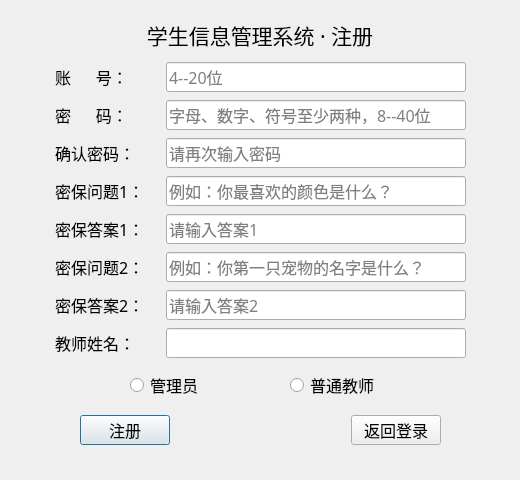
<?xml version="1.0" encoding="UTF-8"?>
<ui version="4.0">
 <class>RegisterDialog</class>
 <widget class="QDialog" name="RegisterDialog">
  <property name="geometry">
   <rect>
    <x>0</x>
    <y>0</y>
    <width>520</width>
    <height>480</height>
   </rect>
  </property>
  <property name="minimumSize">
   <size>
    <width>520</width>
    <height>480</height>
   </size>
  </property>
  <property name="maximumSize">
   <size>
    <width>520</width>
    <height>480</height>
   </size>
  </property>
  <property name="windowTitle">
   <string>Dialog</string>
  </property>
  <widget class="QLabel" name="label_1">
   <property name="geometry">
    <rect>
     <x>110</x>
     <y>20</y>
     <width>300</width>
     <height>30</height>
    </rect>
   </property>
   <property name="minimumSize">
    <size>
     <width>300</width>
     <height>30</height>
    </size>
   </property>
   <property name="maximumSize">
    <size>
     <width>300</width>
     <height>30</height>
    </size>
   </property>
   <property name="font">
    <font>
     <family>宋体</family>
     <pointsize>16</pointsize>
    </font>
   </property>
   <property name="text">
    <string>学生信息管理系统 · 注册</string>
   </property>
   <property name="alignment">
    <set>Qt::AlignmentFlag::AlignCenter</set>
   </property>
  </widget>
  <widget class="QRadioButton" name="radioButton_admin">
   <property name="geometry">
    <rect>
     <x>130</x>
     <y>370</y>
     <width>100</width>
     <height>30</height>
    </rect>
   </property>
   <property name="minimumSize">
    <size>
     <width>100</width>
     <height>30</height>
    </size>
   </property>
   <property name="maximumSize">
    <size>
     <width>100</width>
     <height>30</height>
    </size>
   </property>
   <property name="font">
    <font>
     <family>宋体</family>
     <pointsize>12</pointsize>
    </font>
   </property>
   <property name="text">
    <string>管理员</string>
   </property>
  </widget>
  <widget class="QRadioButton" name="radioButton_teacher">
   <property name="geometry">
    <rect>
     <x>290</x>
     <y>370</y>
     <width>100</width>
     <height>30</height>
    </rect>
   </property>
   <property name="minimumSize">
    <size>
     <width>100</width>
     <height>30</height>
    </size>
   </property>
   <property name="maximumSize">
    <size>
     <width>100</width>
     <height>30</height>
    </size>
   </property>
   <property name="font">
    <font>
     <family>宋体</family>
     <pointsize>12</pointsize>
    </font>
   </property>
   <property name="text">
    <string>普通教师</string>
   </property>
  </widget>
  <widget class="QWidget" name="layoutWidget">
   <property name="geometry">
    <rect>
     <x>80</x>
     <y>410</y>
     <width>361</width>
     <height>41</height>
    </rect>
   </property>
   <property name="font">
    <font>
     <family>宋体</family>
     <pointsize>12</pointsize>
    </font>
   </property>
   <layout class="QHBoxLayout" name="horizontalLayout">
    <item>
     <widget class="QPushButton" name="pushButton_register">
      <property name="minimumSize">
       <size>
        <width>90</width>
        <height>30</height>
       </size>
      </property>
      <property name="maximumSize">
       <size>
        <width>90</width>
        <height>30</height>
       </size>
      </property>
      <property name="font">
       <font>
        <family>宋体</family>
        <pointsize>12</pointsize>
       </font>
      </property>
      <property name="text">
       <string>注册</string>
      </property>
     </widget>
    </item>
    <item>
     <spacer name="horizontalSpacer_2">
      <property name="font">
       <font>
        <family>宋体</family>
        <pointsize>12</pointsize>
       </font>
      </property>
      <property name="orientation">
       <enum>Qt::Orientation::Horizontal</enum>
      </property>
      <property name="sizeHint" stdset="0">
       <size>
        <width>40</width>
        <height>20</height>
       </size>
      </property>
     </spacer>
    </item>
    <item>
     <widget class="QPushButton" name="pushButton_back">
      <property name="minimumSize">
       <size>
        <width>90</width>
        <height>30</height>
       </size>
      </property>
      <property name="maximumSize">
       <size>
        <width>90</width>
        <height>30</height>
       </size>
      </property>
      <property name="font">
       <font>
        <family>宋体</family>
        <pointsize>12</pointsize>
       </font>
      </property>
      <property name="text">
       <string>返回登录</string>
      </property>
     </widget>
    </item>
   </layout>
  </widget>
  <widget class="QWidget" name="layoutWidget">
   <property name="geometry">
    <rect>
     <x>40</x>
     <y>60</y>
     <width>441</width>
     <height>301</height>
    </rect>
   </property>
   <property name="font">
    <font>
     <family>宋体</family>
     <pointsize>12</pointsize>
    </font>
   </property>
   <layout class="QGridLayout" name="gridLayout">
    <item row="0" column="0">
     <widget class="QLabel" name="label_2">
      <property name="minimumSize">
       <size>
        <width>90</width>
        <height>30</height>
       </size>
      </property>
      <property name="maximumSize">
       <size>
        <width>90</width>
        <height>30</height>
       </size>
      </property>
      <property name="font">
       <font>
        <family>宋体</family>
        <pointsize>12</pointsize>
       </font>
      </property>
      <property name="text">
       <string>账      号：</string>
      </property>
     </widget>
    </item>
    <item row="0" column="1">
     <widget class="QLineEdit" name="lineEdit_username">
      <property name="minimumSize">
       <size>
        <width>300</width>
        <height>30</height>
       </size>
      </property>
      <property name="maximumSize">
       <size>
        <width>300</width>
        <height>30</height>
       </size>
      </property>
      <property name="font">
       <font>
        <family>宋体</family>
        <pointsize>12</pointsize>
       </font>
      </property>
      <property name="placeholderText">
       <string>4--20位</string>
      </property>
     </widget>
    </item>
    <item row="1" column="0">
     <widget class="QLabel" name="label_3">
      <property name="minimumSize">
       <size>
        <width>90</width>
        <height>30</height>
       </size>
      </property>
      <property name="maximumSize">
       <size>
        <width>90</width>
        <height>30</height>
       </size>
      </property>
      <property name="font">
       <font>
        <family>宋体</family>
        <pointsize>12</pointsize>
       </font>
      </property>
      <property name="text">
       <string>密      码：</string>
      </property>
     </widget>
    </item>
    <item row="1" column="1">
     <widget class="QLineEdit" name="lineEdit_password">
      <property name="minimumSize">
       <size>
        <width>300</width>
        <height>30</height>
       </size>
      </property>
      <property name="maximumSize">
       <size>
        <width>300</width>
        <height>30</height>
       </size>
      </property>
      <property name="font">
       <font>
        <family>宋体</family>
        <pointsize>12</pointsize>
       </font>
      </property>
      <property name="echoMode">
       <enum>QLineEdit::EchoMode::Password</enum>
      </property>
      <property name="placeholderText">
       <string>字母、数字、符号至少两种，8--40位</string>
      </property>
     </widget>
    </item>
    <item row="2" column="0">
     <widget class="QLabel" name="label_4">
      <property name="minimumSize">
       <size>
        <width>90</width>
        <height>30</height>
       </size>
      </property>
      <property name="maximumSize">
       <size>
        <width>90</width>
        <height>30</height>
       </size>
      </property>
      <property name="font">
       <font>
        <family>宋体</family>
        <pointsize>12</pointsize>
       </font>
      </property>
      <property name="text">
       <string>确认密码：</string>
      </property>
     </widget>
    </item>
    <item row="2" column="1">
     <widget class="QLineEdit" name="lineEdit_confirm">
      <property name="minimumSize">
       <size>
        <width>300</width>
        <height>30</height>
       </size>
      </property>
      <property name="maximumSize">
       <size>
        <width>300</width>
        <height>30</height>
       </size>
      </property>
      <property name="font">
       <font>
        <family>宋体</family>
        <pointsize>12</pointsize>
       </font>
      </property>
      <property name="echoMode">
       <enum>QLineEdit::EchoMode::Password</enum>
      </property>
      <property name="placeholderText">
       <string>请再次输入密码</string>
      </property>
     </widget>
    </item>
    <item row="3" column="0">
     <widget class="QLabel" name="label_5">
      <property name="minimumSize">
       <size>
        <width>90</width>
        <height>30</height>
       </size>
      </property>
      <property name="maximumSize">
       <size>
        <width>90</width>
        <height>30</height>
       </size>
      </property>
      <property name="font">
       <font>
        <family>宋体</family>
        <pointsize>12</pointsize>
       </font>
      </property>
      <property name="text">
       <string>密保问题1：</string>
      </property>
     </widget>
    </item>
    <item row="3" column="1">
     <widget class="QLineEdit" name="lineEdit_question1">
      <property name="minimumSize">
       <size>
        <width>300</width>
        <height>30</height>
       </size>
      </property>
      <property name="maximumSize">
       <size>
        <width>300</width>
        <height>30</height>
       </size>
      </property>
      <property name="font">
       <font>
        <family>宋体</family>
        <pointsize>12</pointsize>
       </font>
      </property>
      <property name="placeholderText">
       <string>例如：你最喜欢的颜色是什么？</string>
      </property>
     </widget>
    </item>
    <item row="4" column="0">
     <widget class="QLabel" name="label_6">
      <property name="minimumSize">
       <size>
        <width>90</width>
        <height>30</height>
       </size>
      </property>
      <property name="maximumSize">
       <size>
        <width>90</width>
        <height>30</height>
       </size>
      </property>
      <property name="font">
       <font>
        <family>宋体</family>
        <pointsize>12</pointsize>
       </font>
      </property>
      <property name="text">
       <string>密保答案1：</string>
      </property>
     </widget>
    </item>
    <item row="4" column="1">
     <widget class="QLineEdit" name="lineEdit_answer1">
      <property name="minimumSize">
       <size>
        <width>300</width>
        <height>30</height>
       </size>
      </property>
      <property name="maximumSize">
       <size>
        <width>300</width>
        <height>30</height>
       </size>
      </property>
      <property name="font">
       <font>
        <family>宋体</family>
        <pointsize>12</pointsize>
       </font>
      </property>
      <property name="placeholderText">
       <string>请输入答案1</string>
      </property>
     </widget>
    </item>
    <item row="5" column="0">
     <widget class="QLabel" name="label_8">
      <property name="minimumSize">
       <size>
        <width>90</width>
        <height>30</height>
       </size>
      </property>
      <property name="maximumSize">
       <size>
        <width>90</width>
        <height>30</height>
       </size>
      </property>
      <property name="font">
       <font>
        <family>宋体</family>
        <pointsize>12</pointsize>
       </font>
      </property>
      <property name="text">
       <string>密保问题2：</string>
      </property>
     </widget>
    </item>
    <item row="5" column="1">
     <widget class="QLineEdit" name="lineEdit_question2">
      <property name="minimumSize">
       <size>
        <width>300</width>
        <height>30</height>
       </size>
      </property>
      <property name="maximumSize">
       <size>
        <width>300</width>
        <height>30</height>
       </size>
      </property>
      <property name="font">
       <font>
        <family>宋体</family>
        <pointsize>12</pointsize>
       </font>
      </property>
      <property name="placeholderText">
       <string>例如：你第一只宠物的名字是什么？</string>
      </property>
     </widget>
    </item>
    <item row="6" column="0">
     <widget class="QLabel" name="label_7">
      <property name="minimumSize">
       <size>
        <width>90</width>
        <height>30</height>
       </size>
      </property>
      <property name="maximumSize">
       <size>
        <width>90</width>
        <height>30</height>
       </size>
      </property>
      <property name="font">
       <font>
        <family>宋体</family>
        <pointsize>12</pointsize>
       </font>
      </property>
      <property name="text">
       <string>密保答案2：</string>
      </property>
     </widget>
    </item>
    <item row="6" column="1">
     <widget class="QLineEdit" name="lineEdit_answer2">
      <property name="minimumSize">
       <size>
        <width>300</width>
        <height>30</height>
       </size>
      </property>
      <property name="maximumSize">
       <size>
        <width>300</width>
        <height>30</height>
       </size>
      </property>
      <property name="font">
       <font>
        <family>宋体</family>
        <pointsize>12</pointsize>
       </font>
      </property>
      <property name="placeholderText">
       <string>请输入答案2</string>
      </property>
     </widget>
    </item>
    <item row="7" column="0">
     <widget class="QLabel" name="label_9">
      <property name="minimumSize">
       <size>
        <width>90</width>
        <height>30</height>
       </size>
      </property>
      <property name="maximumSize">
       <size>
        <width>90</width>
        <height>30</height>
       </size>
      </property>
      <property name="font">
       <font>
        <family>宋体</family>
        <pointsize>12</pointsize>
       </font>
      </property>
      <property name="text">
       <string>教师姓名：</string>
      </property>
     </widget>
    </item>
    <item row="7" column="1">
     <widget class="QLineEdit" name="lineEdit_teacherName">
      <property name="minimumSize">
       <size>
        <width>300</width>
        <height>30</height>
       </size>
      </property>
      <property name="maximumSize">
       <size>
        <width>300</width>
        <height>30</height>
       </size>
      </property>
      <property name="font">
       <font>
        <family>宋体</family>
        <pointsize>12</pointsize>
       </font>
      </property>
     </widget>
    </item>
   </layout>
  </widget>
 </widget>
 <tabstops>
  <tabstop>lineEdit_username</tabstop>
  <tabstop>lineEdit_password</tabstop>
  <tabstop>lineEdit_confirm</tabstop>
  <tabstop>lineEdit_question1</tabstop>
  <tabstop>lineEdit_answer1</tabstop>
  <tabstop>lineEdit_question2</tabstop>
  <tabstop>lineEdit_answer2</tabstop>
  <tabstop>lineEdit_teacherName</tabstop>
  <tabstop>radioButton_admin</tabstop>
  <tabstop>radioButton_teacher</tabstop>
  <tabstop>pushButton_register</tabstop>
  <tabstop>pushButton_back</tabstop>
 </tabstops>
 <resources/>
 <connections/>
</ui>
